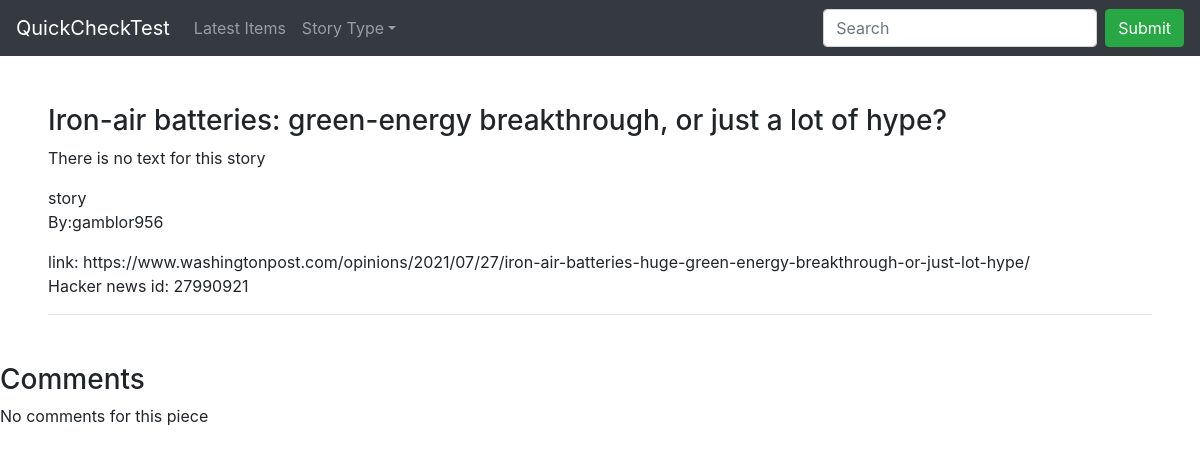
The app's page /story/303/ with its own data.
### core/models.py (models this page shows)
class Base(models.Model):
    type_options = (
        ('job', 'job'),
        ('story', 'story'),
        ('comment', 'comment',),
        ('poll', 'poll'),
        ('pollopt', 'pollopt')
    )
    hacker_id = models.IntegerField(unique=True, null=True)
    time = models.DateTimeField(null=True)
    synced = models.DateTimeField(auto_now_add=True, null=True)
    type = models.CharField(choices=type_options, max_length=10)
    hn_deleted = models.BooleanField(default=False, null=True)
    author = models.CharField(max_length=200, null=True)
    text = models.CharField(max_length=5000, null=True)
    url = models.URLField(null=True)
    title = models.CharField(null=True, max_length=100)
    parent = models.ForeignKey('self', related_name='kids', on_delete=models.CASCADE, null=True)
    local = models.BooleanField(default=False)
    class Meta:
        ordering = ('-synced',)

### core/views.py (the view)
# urls.py: path('story/<int:story_id>/', views.story_detail, name='story_detail')
def story_detail(request, story_id):
    try:
        base = Base.objects.get(id=story_id)
    except Base.DoesNotExist:
        return redirect('latest_stories')
    kids = Base.objects.filter(parent=base)
    return render(request, 'story_detail.html', {'base': base, 'kids': kids})

### templates/story_detail.html (shortened to what this page needs)
{% extends 'base.html' %}
{% block content %}
    <div class="m-5">
        {% if base.title %}
            <h3>{{ base.title }}</h3>
        {% endif %}
        {% if base.text %}
            <p>{{ base.text }}</p>
        {% else %}
            <p>There is no text for this story</p>
        {% endif %}
        <span>{{ base.type }}</span>
        {% if base.author %}
            <p>By:{{ base.author }}</p>
        {% endif %}
        {% if base.url %}
            link: {{ base.url }}
        {% endif %}
        <p>Hacker news id: {{ base.hacker_id }}</p>
        <hr>
    </div>
    <h3>Comments</h3>
    {% if kids %}
        <div class="m-5">
            {% for kid in kids %}
                 {% if kid.title %}
                    <h3>{{ kid.title }}</h3>
                {% endif %}
                {% if kid.text %}
                    <p>{{ kid.text }}</p>
                {% endif %}
                <span>{{ kid.type }}</span>
                <p>
                {% if kid.author %}
                    by: {{ kid.author }}
                {% endif %}
                </p>
                <p>Hacker news id: {{ kid.hacker_id }}</p>
            {% endfor %}
        </div>
    {% else %}
        <p>No comments for this piece</p>
    {% endif %}
{% endblock %}

### records on screen
Base: title "Iron-air batteries: green-energy breakthrough, or just a lot of hype?", type "story", author "gamblor956", url "https://www.washingtonpost.com/opinions/2021/07/27/iron-air-batteries-huge-green-energy-breakthrough-or-just-lot-hype/", hacker_id "27990921"
